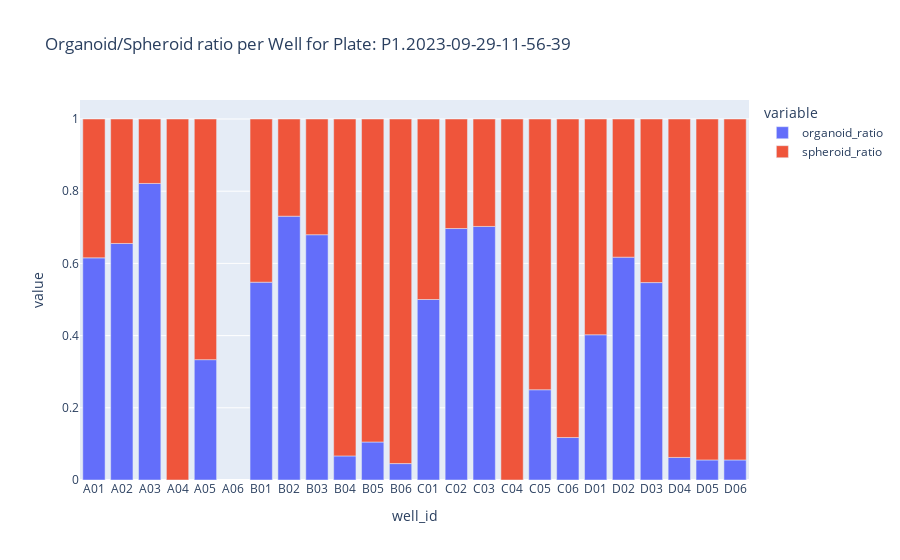
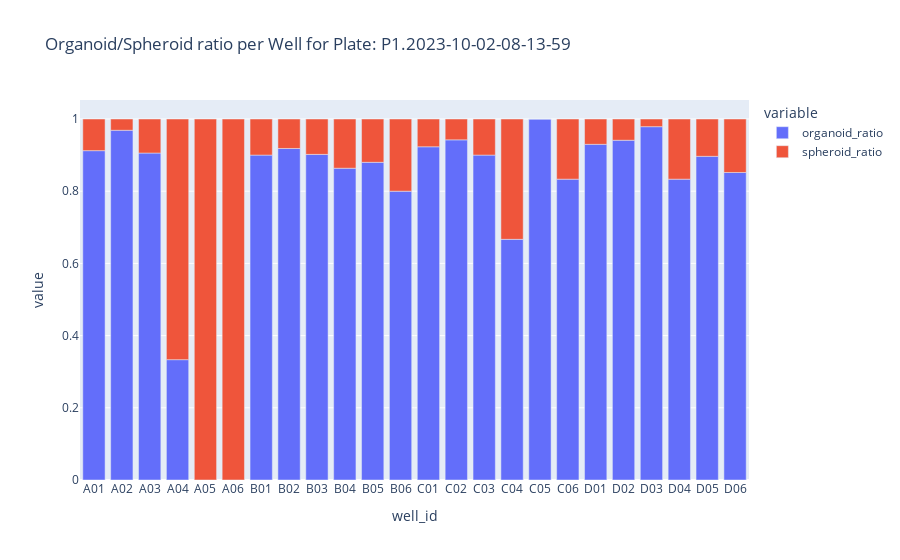
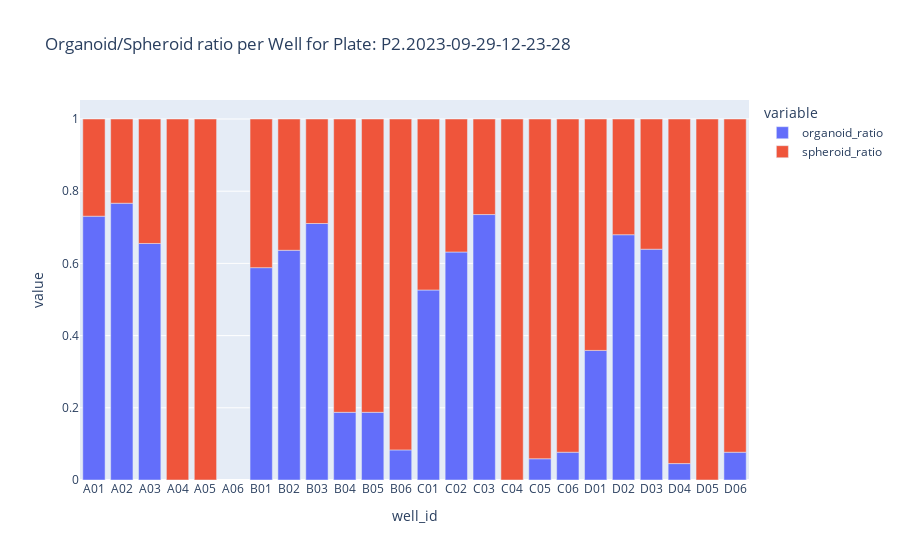
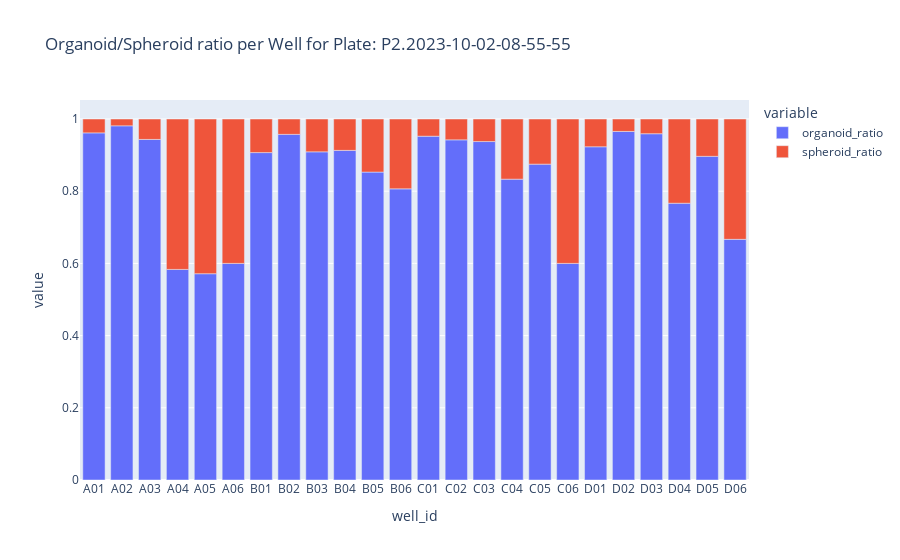

The code cell stored with these charts, in order, in its notebook:
### Code cell
# Drop morphology and class columns
ratios_df = final_df.drop(columns=['Class Name', 'Area', 'Area_filled', 'Perimeter', 'Circularity', 'Eccentricity', 'Solidity'])

# Remove duplicates based on 'well_id' and 'plate_name'
ratios_df = ratios_df.drop_duplicates(subset=['well_id', 'plate_name'])

# Group by plate_name
plate_names = ratios_df['plate_name'].unique()

for plate_name in plate_names:
    # Filter the dataframe for the current plate_name
    df_filtered = ratios_df[ratios_df['plate_name'] == plate_name]
    
    # Plotting
    fig = px.bar(df_filtered, x='well_id', y=['organoid_ratio','spheroid_ratio'], title=f'Organoid/Spheroid ratio per Well for Plate: {plate_name}')
    
    # Construct the file path for saving
    file_path = summary_stats_path / f"{plate_name}_organoid_ratio.png"
    
    # Save plot as PNG file
    fig.write_image(file_path.as_posix(), scale=2)  # Adjust scale as needed for resolution
    
    # Show plot
    fig.show()

### Figure 1 — Plotly figure (JSON) as saved in the notebook; plotly's stock layout.template omitted (floating-point values rounded to 4 significant figures)
{"data": [{"alignmentgroup": "True", "hovertemplate": "variable=organoid_ratio<br>well_id=%{x}<br>value=%{y}<extra></extra>", "legendgroup": "organoid_ratio", "marker": {"color": "#636efa", "pattern": {"shape": ""}}, "name": "organoid_ratio", "offsetgroup": "organoid_ratio", "orientation": "v", "showlegend": true, "textposition": "auto", "type": "bar", "x": ["A01", "A02", "A03", "A04", "A05", "A06", "B01", "B02", "B03", "B04", "B05", "B06", "C01", "C02", "C03", "C04", "C05", "C06", "D01", "D02", "D03", "D04", "D05", "D06"], "xaxis": "x", "y": [0.6154, 0.6552, 0.8214, 0, 0.3333, null, 0.5479, 0.7308, 0.6795, 0.06667, 0.1053, 0.04545, 0.5, 0.6966, 0.7024, 0, 0.25, 0.1176, 0.4023, 0.6173, 0.5469, 0.0625, 0.05556, 0.05556], "yaxis": "y"}, {"alignmentgroup": "True", "hovertemplate": "variable=spheroid_ratio<br>well_id=%{x}<br>value=%{y}<extra></extra>", "legendgroup": "spheroid_ratio", "marker": {"color": "#EF553B", "pattern": {"shape": ""}}, "name": "spheroid_ratio", "offsetgroup": "spheroid_ratio", "orientation": "v", "showlegend": true, "textposition": "auto", "type": "bar", "x": ["A01", "A02", "A03", "A04", "A05", "A06", "B01", "B02", "B03", "B04", "B05", "B06", "C01", "C02", "C03", "C04", "C05", "C06", "D01", "D02", "D03", "D04", "D05", "D06"], "xaxis": "x", "y": [0.3846, 0.3448, 0.1786, 1, 0.6667, null, 0.4521, 0.2692, 0.3205, 0.9333, 0.8947, 0.9545, 0.5, 0.3034, 0.2976, 1, 0.75, 0.8824, 0.5977, 0.3827, 0.4531, 0.9375, 0.9444, 0.9444], "yaxis": "y"}], "layout": {"barmode": "relative", "legend": {"title": {"text": "variable"}, "tracegroupgap": 0}, "title": {"text": "Organoid/Spheroid ratio per Well for Plate: P1.2023-09-29-11-56-39"}, "xaxis": {"anchor": "y", "domain": [0, 1], "title": {"text": "well_id"}}, "yaxis": {"anchor": "x", "domain": [0, 1], "title": {"text": "value"}}}}

### Figure 2 — Plotly figure (JSON) as saved in the notebook; plotly's stock layout.template omitted (floating-point values rounded to 4 significant figures)
{"data": [{"alignmentgroup": "True", "hovertemplate": "variable=organoid_ratio<br>well_id=%{x}<br>value=%{y}<extra></extra>", "legendgroup": "organoid_ratio", "marker": {"color": "#636efa", "pattern": {"shape": ""}}, "name": "organoid_ratio", "offsetgroup": "organoid_ratio", "orientation": "v", "showlegend": true, "textposition": "auto", "type": "bar", "x": ["A01", "A02", "A03", "A04", "A05", "A06", "B01", "B02", "B03", "B04", "B05", "B06", "C01", "C02", "C03", "C04", "C05", "C06", "D01", "D02", "D03", "D04", "D05", "D06"], "xaxis": "x", "y": [0.9123, 0.9688, 0.9057, 0.3333, 0, 0, 0.9, 0.9184, 0.902, 0.8636, 0.88, 0.8, 0.9231, 0.9423, 0.9, 0.6667, 1, 0.8333, 0.9298, 0.9412, 0.9787, 0.8333, 0.8966, 0.8519], "yaxis": "y"}, {"alignmentgroup": "True", "hovertemplate": "variable=spheroid_ratio<br>well_id=%{x}<br>value=%{y}<extra></extra>", "legendgroup": "spheroid_ratio", "marker": {"color": "#EF553B", "pattern": {"shape": ""}}, "name": "spheroid_ratio", "offsetgroup": "spheroid_ratio", "orientation": "v", "showlegend": true, "textposition": "auto", "type": "bar", "x": ["A01", "A02", "A03", "A04", "A05", "A06", "B01", "B02", "B03", "B04", "B05", "B06", "C01", "C02", "C03", "C04", "C05", "C06", "D01", "D02", "D03", "D04", "D05", "D06"], "xaxis": "x", "y": [0.08772, 0.03125, 0.09434, 0.6667, 1, 1, 0.1, 0.08163, 0.09804, 0.1364, 0.12, 0.2, 0.07692, 0.05769, 0.1, 0.3333, 0, 0.1667, 0.07018, 0.05882, 0.02128, 0.1667, 0.1034, 0.1481], "yaxis": "y"}], "layout": {"barmode": "relative", "legend": {"title": {"text": "variable"}, "tracegroupgap": 0}, "title": {"text": "Organoid/Spheroid ratio per Well for Plate: P1.2023-10-02-08-13-59"}, "xaxis": {"anchor": "y", "domain": [0, 1], "title": {"text": "well_id"}}, "yaxis": {"anchor": "x", "domain": [0, 1], "title": {"text": "value"}}}}

### Figure 3 — Plotly figure (JSON) as saved in the notebook; plotly's stock layout.template omitted (floating-point values rounded to 4 significant figures)
{"data": [{"alignmentgroup": "True", "hovertemplate": "variable=organoid_ratio<br>well_id=%{x}<br>value=%{y}<extra></extra>", "legendgroup": "organoid_ratio", "marker": {"color": "#636efa", "pattern": {"shape": ""}}, "name": "organoid_ratio", "offsetgroup": "organoid_ratio", "orientation": "v", "showlegend": true, "textposition": "auto", "type": "bar", "x": ["A01", "A02", "A03", "A04", "A05", "A06", "B01", "B02", "B03", "B04", "B05", "B06", "C01", "C02", "C03", "C04", "C05", "C06", "D01", "D02", "D03", "D04", "D05", "D06"], "xaxis": "x", "y": [0.7308, 0.7667, 0.6552, 0, 0, null, 0.5882, 0.6364, 0.7105, 0.1875, 0.1875, 0.08333, 0.5263, 0.6316, 0.7353, 0, 0.05882, 0.07692, 0.359, 0.6795, 0.6393, 0.04545, 0, 0.07692], "yaxis": "y"}, {"alignmentgroup": "True", "hovertemplate": "variable=spheroid_ratio<br>well_id=%{x}<br>value=%{y}<extra></extra>", "legendgroup": "spheroid_ratio", "marker": {"color": "#EF553B", "pattern": {"shape": ""}}, "name": "spheroid_ratio", "offsetgroup": "spheroid_ratio", "orientation": "v", "showlegend": true, "textposition": "auto", "type": "bar", "x": ["A01", "A02", "A03", "A04", "A05", "A06", "B01", "B02", "B03", "B04", "B05", "B06", "C01", "C02", "C03", "C04", "C05", "C06", "D01", "D02", "D03", "D04", "D05", "D06"], "xaxis": "x", "y": [0.2692, 0.2333, 0.3448, 1, 1, null, 0.4118, 0.3636, 0.2895, 0.8125, 0.8125, 0.9167, 0.4737, 0.3684, 0.2647, 1, 0.9412, 0.9231, 0.641, 0.3205, 0.3607, 0.9545, 1, 0.9231], "yaxis": "y"}], "layout": {"barmode": "relative", "legend": {"title": {"text": "variable"}, "tracegroupgap": 0}, "title": {"text": "Organoid/Spheroid ratio per Well for Plate: P2.2023-09-29-12-23-28"}, "xaxis": {"anchor": "y", "domain": [0, 1], "title": {"text": "well_id"}}, "yaxis": {"anchor": "x", "domain": [0, 1], "title": {"text": "value"}}}}

### Figure 4 — Plotly figure (JSON) as saved in the notebook; plotly's stock layout.template omitted (floating-point values rounded to 4 significant figures)
{"data": [{"alignmentgroup": "True", "hovertemplate": "variable=organoid_ratio<br>well_id=%{x}<br>value=%{y}<extra></extra>", "legendgroup": "organoid_ratio", "marker": {"color": "#636efa", "pattern": {"shape": ""}}, "name": "organoid_ratio", "offsetgroup": "organoid_ratio", "orientation": "v", "showlegend": true, "textposition": "auto", "type": "bar", "x": ["A01", "A02", "A03", "A04", "A05", "A06", "B01", "B02", "B03", "B04", "B05", "B06", "C01", "C02", "C03", "C04", "C05", "C06", "D01", "D02", "D03", "D04", "D05", "D06"], "xaxis": "x", "y": [0.9615, 0.9811, 0.9434, 0.5833, 0.5714, 0.6, 0.907, 0.9574, 0.9091, 0.913, 0.8529, 0.8065, 0.9524, 0.9423, 0.9375, 0.8333, 0.875, 0.6, 0.9231, 0.9655, 0.9592, 0.7667, 0.8966, 0.6667], "yaxis": "y"}, {"alignmentgroup": "True", "hovertemplate": "variable=spheroid_ratio<br>well_id=%{x}<br>value=%{y}<extra></extra>", "legendgroup": "spheroid_ratio", "marker": {"color": "#EF553B", "pattern": {"shape": ""}}, "name": "spheroid_ratio", "offsetgroup": "spheroid_ratio", "orientation": "v", "showlegend": true, "textposition": "auto", "type": "bar", "x": ["A01", "A02", "A03", "A04", "A05", "A06", "B01", "B02", "B03", "B04", "B05", "B06", "C01", "C02", "C03", "C04", "C05", "C06", "D01", "D02", "D03", "D04", "D05", "D06"], "xaxis": "x", "y": [0.03846, 0.01887, 0.0566, 0.4167, 0.4286, 0.4, 0.09302, 0.04255, 0.09091, 0.08696, 0.1471, 0.1935, 0.04762, 0.05769, 0.0625, 0.1667, 0.125, 0.4, 0.07692, 0.03448, 0.04082, 0.2333, 0.1034, 0.3333], "yaxis": "y"}], "layout": {"barmode": "relative", "legend": {"title": {"text": "variable"}, "tracegroupgap": 0}, "title": {"text": "Organoid/Spheroid ratio per Well for Plate: P2.2023-10-02-08-55-55"}, "xaxis": {"anchor": "y", "domain": [0, 1], "title": {"text": "well_id"}}, "yaxis": {"anchor": "x", "domain": [0, 1], "title": {"text": "value"}}}}
